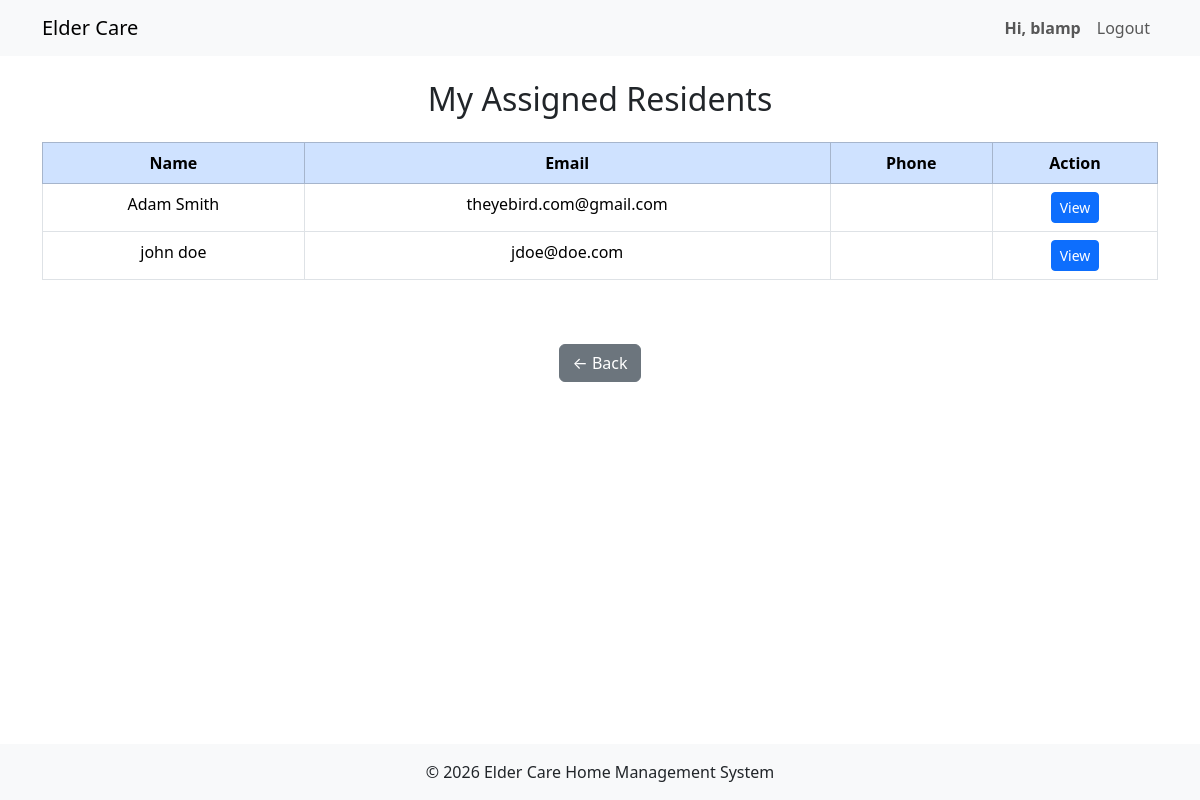
/caregivers/view_residents.php (signed in), run on the app's committed database.
### tables this page shows
CREATE TABLE `resident` (
  `residentSIN` varchar(9) NOT NULL,
  `user_id` int(11) NOT NULL,
  `DoB` date DEFAULT NULL,
  `phone` varchar(15) DEFAULT NULL,
  `profilePhoto` text DEFAULT NULL,
  `ECname` text DEFAULT NULL,
  `ECphone` varchar(15) DEFAULT NULL,
  `ECemail` text DEFAULT NULL,
  `fname` varchar(50) DEFAULT NULL,
  `lname` varchar(50) DEFAULT NULL
);

CREATE TABLE `users` (
  `user_id` int(11) NOT NULL,
  `username` varchar(20) NOT NULL,
  `email` text NOT NULL,
  `password_hash` text NOT NULL,
  `role` enum('admin','family','caregiver','resident') NOT NULL DEFAULT 'family',
  `is_verified` tinyint(4) UNSIGNED NOT NULL DEFAULT 0,
  `created_at` timestamp NOT NULL DEFAULT current_timestamp()
);

### caregivers/view_residents.php (the view, shortened to what this page needs)
<?php
include '../includes/header.php';
$stmt = $conn->prepare("SELECT empID FROM caregiver WHERE user_id = ?");
$stmt->execute([$_SESSION['user_id']]);
$caregiver = $stmt->fetch();
$empID = $caregiver['empID'];
$stmt = $conn->prepare("
    SELECT
        r.residentSIN,
        r.fname,
        r.lname,
        r.phone,
        u.email
    FROM assignment a
    JOIN resident r ON a.residentSIN = r.residentSIN
    JOIN users u ON r.user_id = u.user_id
    WHERE a.empID = ?
");
$stmt->execute([$empID]);
$residents = $stmt->fetchAll();
?>
<div class="container py-4">
    <h2 class="text-center mb-4">My Assigned Residents</h2>
    <?php if (empty($residents)): ?>
        <p class="text-center">No residents assigned yet.</p>
    <?php else: ?>
        <table class="table table-bordered text-center">
            <thead class="table-primary">
                <tr>
                    <th>Name</th>
                    <th>Email</th>
                    <th>Phone</th>
                    <th>Action</th>
                </tr>
            </thead>
            <tbody>
                <?php foreach ($residents as $r): ?>
                    <tr>
                        <td>
                            <?= htmlspecialchars(($r['fname'] ?? '') . ' ' . ($r['lname'] ?? '')) ?>
                        </td>
                        <td><?= htmlspecialchars($r['email'] ?? '') ?></td>
                        <td><?= htmlspecialchars($r['phone'] ?? '') ?></td>
                        <td>
                            <a href="view_resident.php?id=<?= $r['residentSIN'] ?>"
                               class="btn btn-primary btn-sm">
                                View
                            </a>
                        </td>
                    </tr>
                <?php endforeach; ?>
            </tbody>
        </table>
    <?php endif; ?>
</div>
<div class="text-center mt-4">
    <a href="dashboard.php" class="btn btn-secondary">← Back</a>
</div>
<?php include '../includes/footer.php'; ?>

### data on the page
resident: fname+lname "Adam Smith", user.email "theyebird.com@gmail.com"
resident: fname+lname "john doe", user.email "jdoe@doe.com"

### other printed values
$username "blamp"
